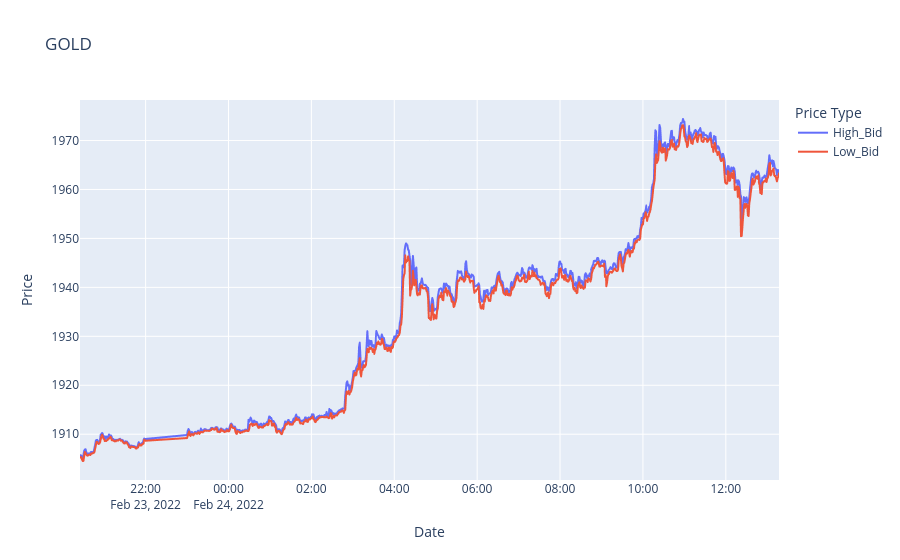

Here is the notebook cell this chart was saved with:
### Markdown cell above
<html> <h3 style="color:red;">
NOTE: DON'T FORGET TO SAVE AND BACK UP YOUR COMPLETED JUPYTER NOTEBOOK AND LAB LOGBOOK, AND UPLOAD THE LAB LOGBOOK REQUIREMENTS AS A SCREENSHOT OF YOUR CODE AND RESULT(S) ON YOUR GITHUB.
</h3> </html>

### Code cell
import plotly.express as px

# Student ID: 2551953
df_part = data.iloc[51953:51953+953, :]

fig = px.line(
    df_part,
    x='Local_time_T',
    y=['High_Bid', 'Low_Bid'],
    title='GOLD',
    labels={
        'Local_time_T': 'Date',
        'value': 'Price',
        'variable': 'Price Type'
    }
)

fig.show()

### Figure 1 — Plotly figure (JSON) as saved in the notebook; plotly's stock layout.template omitted (floating-point values rounded to 4 significant figures; data arrays with more than 128 entries replaced by an {"elided": "..."} marker saying what was removed)
{"data": [{"hovertemplate": "Price Type=High_Bid<br>Date=%{x}<br>Price=%{y}<extra></extra>", "legendgroup": "High_Bid", "line": {"color": "#636efa", "dash": "solid"}, "marker": {"symbol": "circle"}, "mode": "lines", "name": "High_Bid", "showlegend": true, "type": "scattergl", "x": {"elided": "953 str values"}, "xaxis": "x", "y": {"elided": "953 float values"}, "yaxis": "y"}, {"hovertemplate": "Price Type=Low_Bid<br>Date=%{x}<br>Price=%{y}<extra></extra>", "legendgroup": "Low_Bid", "line": {"color": "#EF553B", "dash": "solid"}, "marker": {"symbol": "circle"}, "mode": "lines", "name": "Low_Bid", "showlegend": true, "type": "scattergl", "x": {"elided": "953 str values"}, "xaxis": "x", "y": {"elided": "953 float values"}, "yaxis": "y"}], "layout": {"legend": {"title": {"text": "Price Type"}, "tracegroupgap": 0}, "title": {"text": "GOLD"}, "xaxis": {"anchor": "y", "domain": [0, 1], "title": {"text": "Date"}}, "yaxis": {"anchor": "x", "domain": [0, 1], "title": {"text": "Price"}}}}
